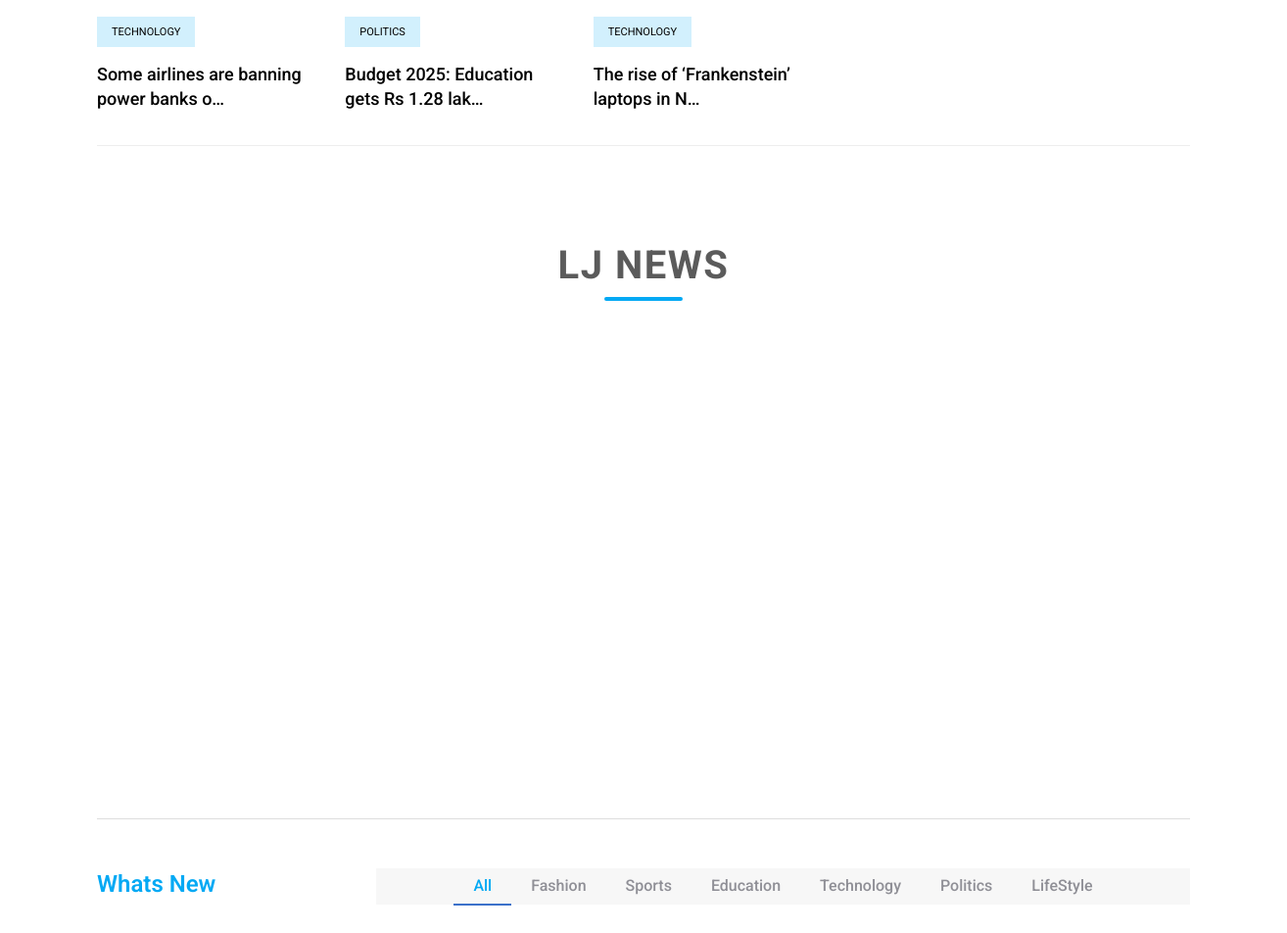
The app's page / (signed in, middle part), older data.
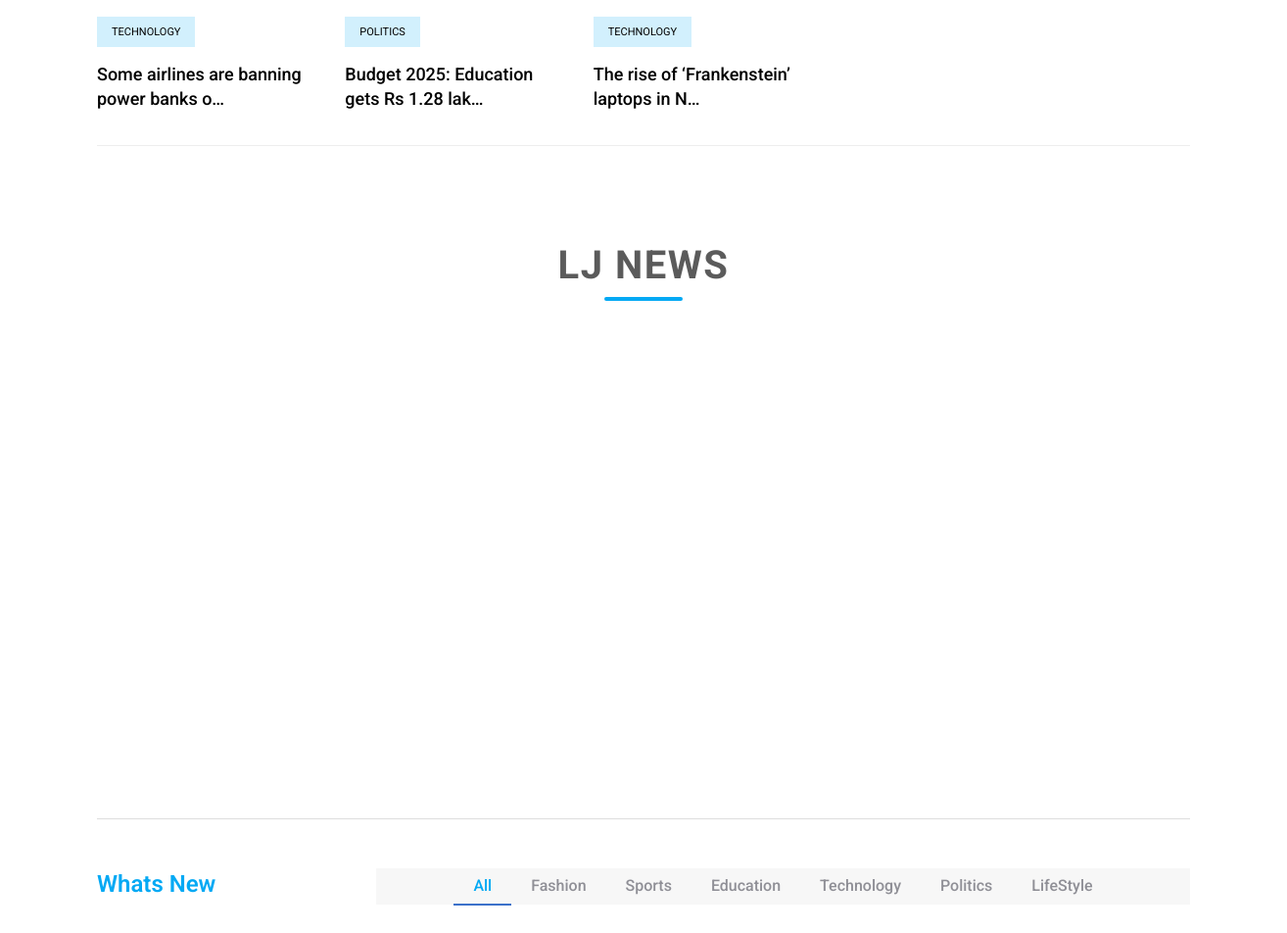
The same page, newer data.
### ApaniNewz/models.py (models this page shows, shortened)
class News(models.Model):
    STATUS = ('PUBLISH','PUBLISH'),('DRAFT','DRAFT')
    title = models.CharField(max_length=255,unique=True)
    sub_title = models.CharField(max_length=255)
    category = models.ForeignKey(Category, on_delete=models.CASCADE)
    author = models.CharField(max_length=50)
    author_id = models.EmailField(max_length=255, editable=False)  # Auto-stored user email
    content = RichTextField(blank=True, null=True)
    status = models.CharField(choices=STATUS,max_length=255)
    is_featured = models.BooleanField(default=False)
    news_image = models.ImageField(upload_to="media/news/")
    likes = models.ManyToManyField(CustomUser, related_name='Post_likes',blank=True)
    views = models.IntegerField(default=0)
    created = models.DateTimeField(auto_now_add=True)
    updated = models.DateTimeField(auto_now=True)
    def __str__(self):
        return self.title

class Category(models.Model):
    category_name = models.CharField(max_length=100)
    def __str__(self):
            return self.category_name

class LJNews(models.Model):
    STATUS = ('PUBLISH', 'PUBLISH'),('DRAFT', 'DRAFT')
    VISIBILITY_CHOICES = [
        ('PENDING', 'Pending'),
        ('APPROVED', 'Approved'),
        ('REJECTED', 'Rejected'),
    ]
    title = models.CharField(max_length=255,unique=True)
    sub_title = models.CharField(max_length=255)
    category = models.ForeignKey(Category, on_delete=models.CASCADE)
    author = models.CharField(max_length=50)
    author_id = models.EmailField(max_length=255)  # Auto-stored user email
    content = RichTextField(blank=True, null=True)
    status = models.CharField(choices=STATUS, max_length=255)
    visibility = models.CharField(max_length=255, choices=VISIBILITY_CHOICES,null=True, blank=True)
    is_featured = models.BooleanField(default=False)
    likes = models.ManyToManyField(CustomUser, related_name='LjPost_likes',blank=True)
    ljnews_image = models.ImageField(upload_to="media/ljnews/",blank=True, null=True)
    views = models.IntegerField(default=0)
    created = models.DateTimeField(auto_now_add=True)
    updated = models.DateTimeField(auto_now=True)

### ApaniNewz/views.py (the view)
# urls.py: 2. Add a URL to urlpatterns:  path('', views.home, name='home')
@login_required(login_url='login')
def home(request):
    slider = Slider.objects.filter(status='PUBLISH').order_by('-created')  # Get the latest 5 sliders
    featured = News.objects.filter(is_featured=True, status='PUBLISH')
    print(featured)
    trending = News.objects.filter(status='PUBLISH').order_by('-created')
    categories = Category.objects.filter()
    cat_news = None
    CATID = request.GET.get('category')
    if CATID:
        cat_news = News.get_all_news_byID(CATID)
    else:
        cat_news = News.objects.filter(is_featured=False,status='PUBLISH').order_by('-created')
    news = News.objects.filter(is_featured=False,status='PUBLISH').order_by('-created')
    ljnews = None
    catid = request.GET.get('category')
    if catid:
        ljnews = LJNews.get_all_ljnews_byID(catid)
    else:
        ljnews = LJNews.objects.filter(status='PUBLISH',visibility='APPROVED').order_by('-created')
    context = {
        'categories':categories,
        'news': news,
        'ljnews':ljnews,
        'trending':trending,
        'featured':featured,
        'cat_news':cat_news,
        'slider':slider
    }
    return render(request, 'Home/index.html',context)

### ApaniNewz/templates/Home/index.html (shortened to what this page needs)
{% extends 'Home/main.html' %}
{% load static %}
{% block main %}
  <link href="https://cdn.jsdelivr.net/npm/aos@2.3.4/dist/aos.css" rel="stylesheet" />
  <main>
    <div class="trending-area fix" data-aos="fade-up">
      <div class="container">
        <div class="trending-main">
          <link href="https://cdnjs.cloudflare.com/ajax/libs/mdb-ui-kit/6.4.0/mdb.min.css" rel="stylesheet" />
          <div class="row" style="margin-top: 45px;">
            <div class="col-lg-8">
              <div class="trending-bottom">
                <div class="row">
                  {% for a in news|slice:'3:7' %}
                    <div class="col-lg-4" data-aos="fade-up">
                      <div class="single-bottom mb-35">
                        <div class="trend-bottom-cap">
                          <span class="color1" style="background-color:rgb(210, 240, 253);">{{ a.category }}</span>
                          <h4><a href="{% url 'details' a.id %}">{{ a.title|truncatechars:40 }}</a></h4>
                        </div>
                      </div>
                    </div>
                  {% endfor %}
                </div>
              </div>
            </div>
            <div class="col-lg-4">
            </div>
          </div>
        </div>
      </div>
    </div>
    <div class="weekly-news-area pt-50" data-aos="fade-up">
      <div class="container">
        <div class="weekly-wrapper">
          <div class="row">
            <div class="col-lg-12">
              <div class="text-center py-5">
                <h3 class="section-title mb-2">LJ News</h3>
                <div class="section-underline mb-2 mx-auto"></div>
              </div>
            </div>
          </div>
          <div class="row">
            <div class="col-12">
              <div class="weekly-news dot-style d-flex">
                {% for lj in ljnews %}
                  <div class="weekly-single card shadow" data-aos="flip-left">
                    <div class="weekly-img" style="width: 300px; height: 412px;overflow: hidden;">
                      <img src="{{ lj.ljnews_image.url }}" alt="News Image" style="width: 100%; height: 100%; object-fit: cover;" />
                    </div>
                  </div>
                {% endfor %}
              </div>
            </div>
          </div>
        </div>
      </div>
    </div>
    <section class="whats-news-area pt-50 pb-20" data-aos="fade-up">
      <div class="container">
        <div class="row d-flex justify-content-between">
          <div class="col-lg-3 col-md-3">
            <div class="section-tittle mb-30">
              <h3 style="color: #03a9f4;">Whats New</h3>
            </div>
          </div>
          <div class="col-lg-9 col-md-9">
            <div class="properties__button">
              <nav>
                <div class="nav nav-tabs" id="nav-tab" role="tablist">
                  <a class="nav-item nav-link {% if not request.GET.category %}active{% endif %}" href="/" role="tab">All</a>
                  {% for i in categories %}
                    <a href="/?category={{ i.id }}" class="nav-item nav-link {% if request.GET.category|slugify == i.id|slugify %}active{% endif %}">{{ i.category_name }}</a>
                  {% endfor %}
                </div>
              </nav>
            </div>
          </div>
        </div>
      </div>
    </section>
  </main>
  <link rel="stylesheet" href="https://cdn.jsdelivr.net/npm/swiper@9/swiper-bundle.min.css" />
{% endblock %}

### ApaniNewz/templates/Home/main.html (shortened to what this page needs)
<!DOCTYPE html>
<html lang="en">
  {% load static %}
  <head>
    <link rel="stylesheet" href="{% static 'assets/css/bootstrap.min.css' %} " />
    <link rel="stylesheet" href="{% static 'assets/css/owl.carousel.min.css' %} " />
    <link rel="stylesheet" href="{% static 'assets/css/ticker-style.css' %} " />
    <link rel="stylesheet" href="{% static 'assets/css/flaticon.css' %} " />
    <link rel="stylesheet" href="{% static 'assets/css/slicknav.css' %} " />
    <link rel="stylesheet" href="{% static 'assets/css/animate.min.css' %} " />
    <link rel="stylesheet" href="{% static 'assets/css/magnific-popup.css' %} " />
    <link rel="stylesheet" href="{% static 'assets/css/fontawesome-all.min.css' %} " />
    <link rel="stylesheet" href="{% static 'assets/css/themify-icons.css' %} " />
    <link rel="stylesheet" href="{% static 'assets/css/slick.css' %} " />
    <link rel="stylesheet" href="{% static 'assets/css/nice-select.css' %} " />
    <link rel="stylesheet" href="{% static 'assets/css/style.css' %} " />
  </head>
  <body>
    {% block main %}
    {% endblock %}
  </body>
</html>

### ApaniNewz/templates/Home/index.html (style rules this page uses)
.section-title { color: rgb(91, 91, 91); font-size: 2.5rem; font-weight: 700; text-transform: uppercase; letter-spacing: 1.5px; position: relative; transition: all 0.3s ease-in-out; }
.section-underline { width: 80px; height: 4px; background-color: #03a9f4; border-radius: 4px; transition: width 0.4s ease-in-out; }

Row changes from the older to the newer data that the page shows:
added LJNews: ljnews_image (picture)
